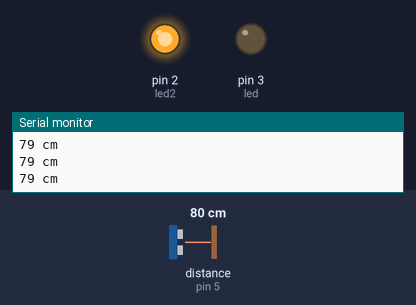
The sketch below on a simulated Arduino Uno, built with avr-gcc and run on an emulated ATmega328P. Shown: output pins drawn as LEDs (lit = HIGH), the last lines printed to the serial monitor. Wiring (inferred from the names in the program): ultrasonic range finder: trigger pin 4; echo pin 5. The inputs (shaded band) are chosen by the test bench; at power-on: distance to the obstacle (sensor on pin 5) 80 cm. The echo pulse lasts 58.3 µs per cm; pins used as bus, display or sensor lines are not drawn.

Above: at 1.3 s.
1.4 s: distance to the obstacle (sensor on pin 5) set to 6 cm
2.9 s: distance to the obstacle (sensor on pin 5) set to 3 cm
At 4.2 s:
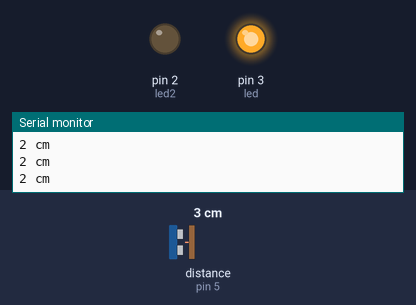
4.5 s: distance to the obstacle (sensor on pin 5) set to 9 cm
At 5.7 s:
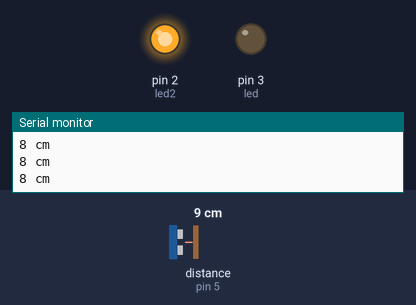
6.0 s: distance to the obstacle (sensor on pin 5) set to 2 cm
At 7.0 s:
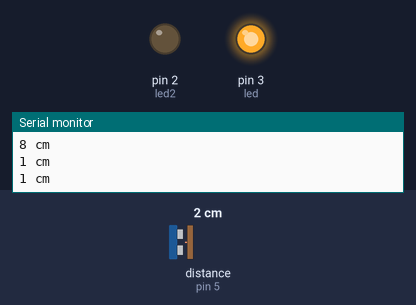
Timing chart, 0 to 8.5 s (numbered marks = the images above; inputs shaded):
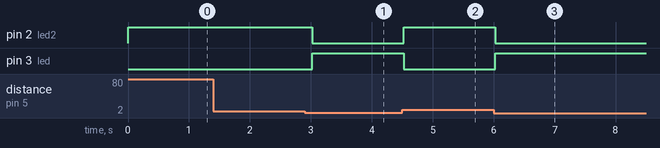

Measured:
- the behaviour switches between 5 and 4 cm on distance to the obstacle (sensor on pin 5) (found by bisection; images 0 and 1)
- after the input at 2.9 s, pin 2 (led2): HIGH → LOW after 0.12 s; pin 3 (led): LOW → HIGH after 0.12 s
- after the input at 4.5 s, pin 2 (led2): LOW → HIGH at once; pin 3 (led): HIGH → LOW at once
- after the input at 6.0 s, pin 2 (led2): HIGH → LOW at once; pin 3 (led): LOW → HIGH at once

The sketch:

distance-sensor.ino
```cpp
/*
 HC-SR04 Ping distance sensor]
 VCC to arduino 5v GND to arduino GND
 Echo to Arduino pin 13 Trig to Arduino pin 12
 Red POS to Arduino pin 11
 Green POS to Arduino pin 10
 560 ohm resistor to both LED NEG and GRD power rail
 More info at: http://goo.gl/kJ8Gl
 Original code improvements to the Ping sketch sourced from Trollmaker.com
 Some code and wiring inspired by http://en.wikiversity.org/wiki/User:Dstaub/robotcar
 */

#define trigPin 4
#define echoPin 5
#define led 3
#define led2 2

void setup() {
  Serial.begin (9600);
  pinMode(trigPin, OUTPUT);
  pinMode(echoPin, INPUT);
  pinMode(led, OUTPUT);
  pinMode(led2, OUTPUT);
}

void loop() {
  long duration, distance;
  digitalWrite(trigPin, LOW);  // Added this line
  delayMicroseconds(2); // Added this line
  digitalWrite(trigPin, HIGH);
//  delayMicroseconds(1000); - Removed this line
  delayMicroseconds(10); // Added this line
  digitalWrite(trigPin, LOW);
  duration = pulseIn(echoPin, HIGH);
  distance = (duration/2) / 29.1;
  if (distance < 4) {  // This is where the LED On/Off happens
    digitalWrite(led,HIGH); // When the Red condition is met, the Green LED should turn off
  digitalWrite(led2,LOW);
}
  else {
    digitalWrite(led,LOW);
    digitalWrite(led2,HIGH);
  }
  if (distance >= 200 || distance <= 0){

    Serial.println("#");
  }
  else {
    Serial.print(distance);
    Serial.println(" cm");
  }
  delay(500);
}
```
